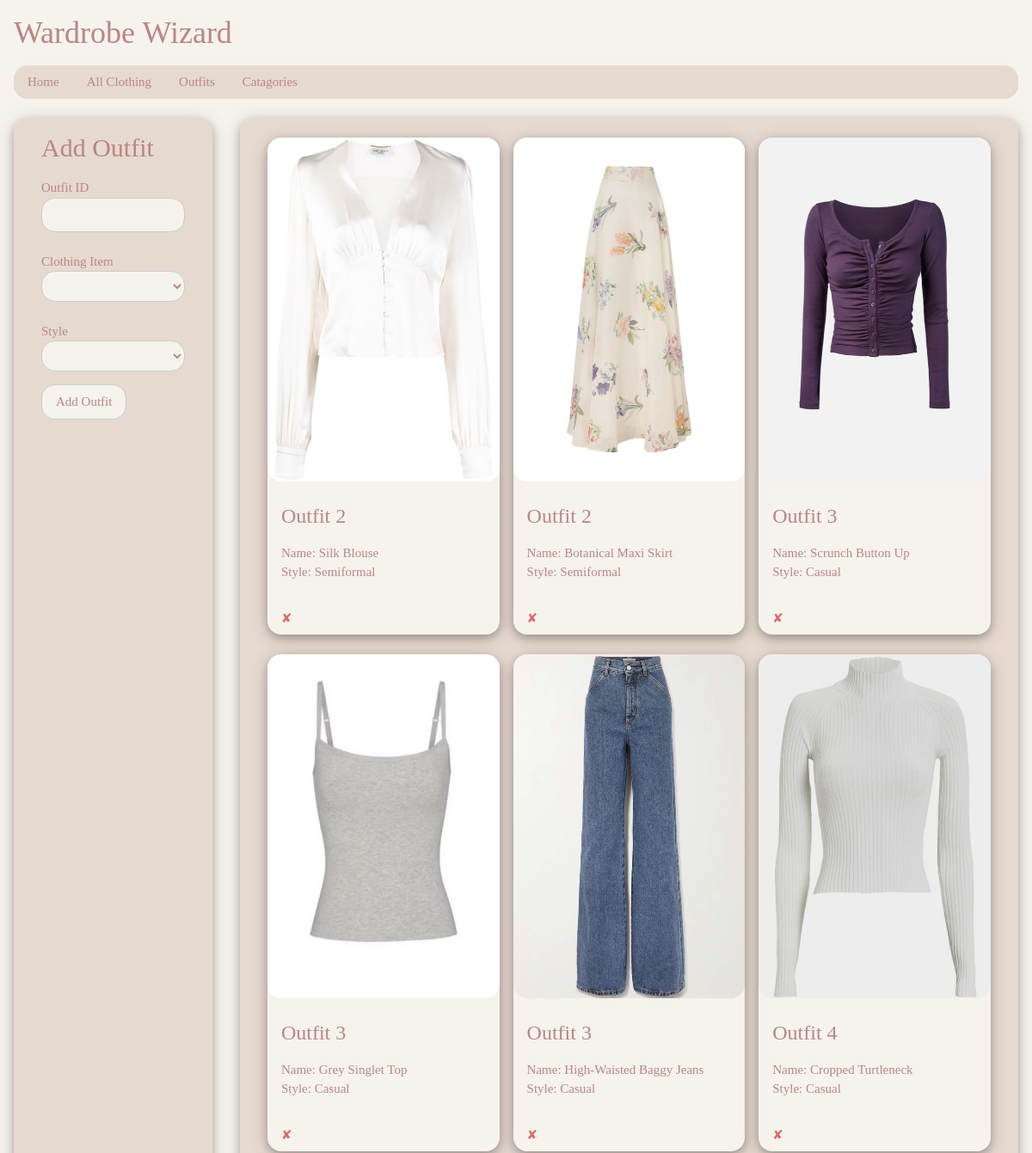
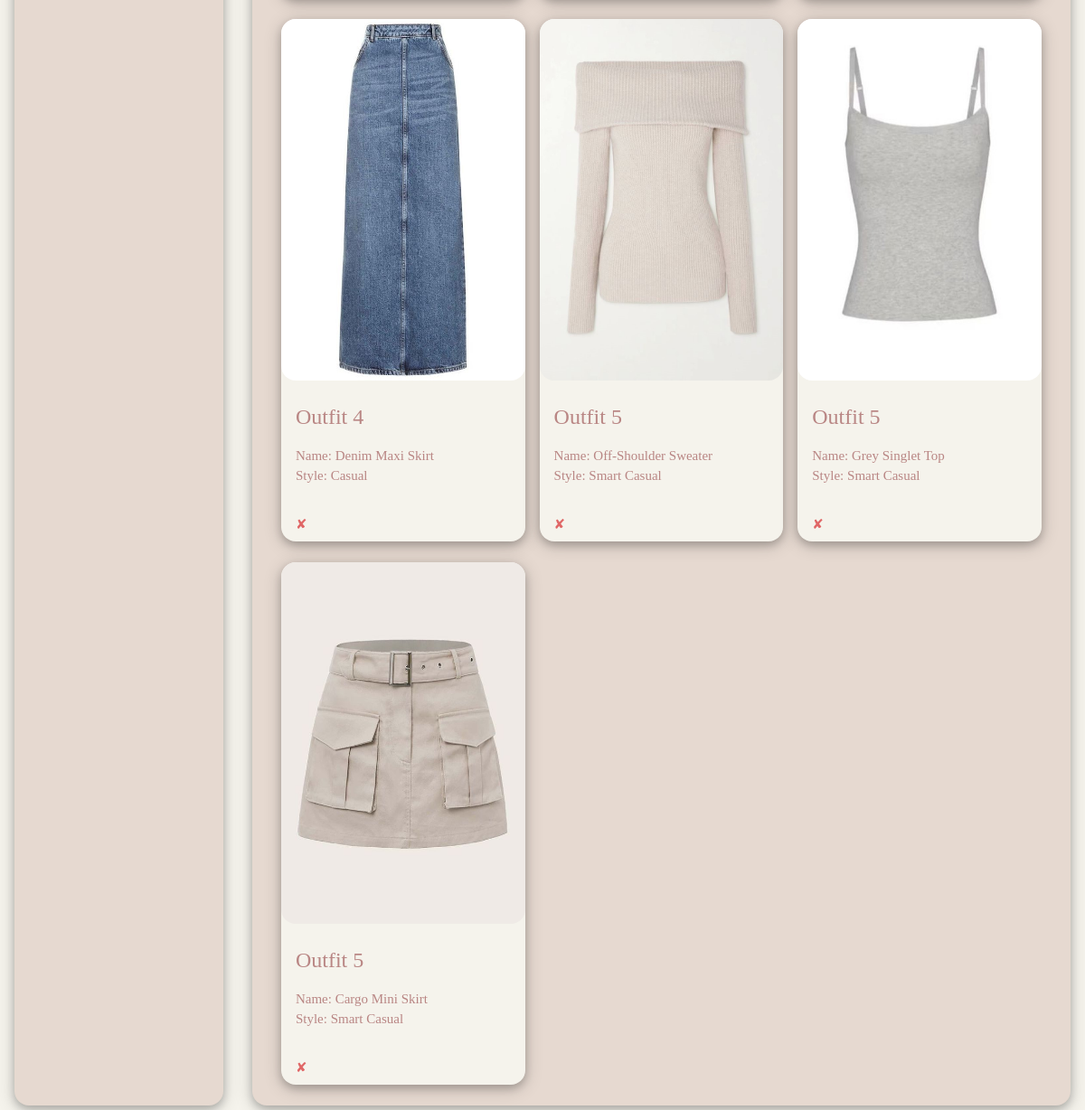
Screenshot of /outfits with the database file from the repository (2 pictures, top to bottom).
### tables this page shows
CREATE TABLE outfit (id INTEGER PRIMARY KEY, outfit_id INTEGER, outfit_style INTEGER REFERENCES style (style_id), outfit_img_file INTEGER REFERENCES clothing (clothing_id));

CREATE TABLE clothing (clothing_id INTEGER PRIMARY KEY, name TEXT, brand INTEGER REFERENCES brand (brand_id), type INTEGER REFERENCES type (type_id), colour INTEGER REFERENCES colour (colour_id), img_file TEXT);

CREATE TABLE style (style_id INTEGER PRIMARY KEY, style_name TEXT);

### app.py (the view)
@app.route('/outfits')
def viewoutfits():
    db = sqlite3.connect(DB)
    cursor = db.cursor()
    sql = """SELECT outfit.id, outfit.outfit_id, clothing.name, style.style_name, clothing.img_file
FROM outfit
LEFT JOIN style ON outfit.outfit_style = style.style_id
LEFT JOIN clothing ON outfit.outfit_img_file = clothing.clothing_id;"""
    cursor.execute(sql)
    outfits_results = cursor.fetchall()
    sql1 = "SELECT clothing_id, name FROM clothing;"
    cursor.execute(sql1)
    resultsclothingo = cursor.fetchall()
    sql2 = "SELECT * FROM style;"
    cursor.execute(sql2)
    resultsstyleo = cursor.fetchall()
    sql3 = "SELECT clothing_id, img_file, name FROM clothing;"
    cursor.execute(sql3)
    resultsimg_fileo = cursor.fetchall()
    db.close()
    return render_template("outfits.html", outfits_results = outfits_results, resultsstyleo=resultsstyleo, resultsclothingo=resultsclothingo, resultsimg_fileo=resultsimg_fileo)

### templates/outfits.html (shortened to what this page needs)
{% extends "base.html" %}
{% block body %}
<br>
<div class="w3-cell-row">
  <br>
  <div class="w3-container w3-round-xlarge colour5 w3-cell w3-card-4" style="width:20%">
    <form class="w3-container" action="{{ url_for('addoutfit') }}" method="POST">
      <h2>Add Outfit</h2>
      <label> Outfit ID</label>
      <input name="outfit_id" type="number" maxlength="25" placeholder=" " class="w3-input w3-border" required><br>
      <label> Clothing Item </label>
      <select name="outfit_img_file" type="number" class="w3-input w3-border" required>
        <option value=""> </option>
        {% for item in resultsimg_fileo %}
        <option value={{item[0]}}>{{item[2]}}</option>
        {% endfor %}
      </select><br>
      <label>Style </label>
      <select name="outfit_style" type="number" class="w3-input w3-border" required>
        <option value=""> </option>
        {% for items in resultsstyleo %}
        <option value={{items[0]}}>{{items[1]}}</option>
        {% endfor %}
      </select>
      <p><input button type="submit" value="Add Outfit" class="w3-ckp-button w3-round-xlarge colour4 w3-border"></p>
    </form>
  </div>
  <div class="w3-container w3-round-xlarge colour5 w3-cell w3-card-4" style="width:80%">
    <br>
    <div class="w3-row-padding">
      {% for item in outfits_results %}
      <div class="w3-third">
        <div class="w3-card-4 colour4 w3-round-xlarge">
          <img src="/static/images/{{ item[4] }}" alt=lol class="w3-round-xlarge responsive" onError="this.onerror=null;this.src='/static/images/noimage_lol.jpg';">
          <div class="padding">
          <h3>Outfit {{ item[1] }}</h3>
          <p>Name: {{ item[2] }}<br>Style: {{ item[3] }}</p>
        </div>
          <form method="POST" action="{{ url_for('deleteoutfit', ID=item[0]) }}">
            <input type="submit" title="Delete" class="input w3-padding delete-button w3-right-align" value="&#10008;" onclick="return confirm('Are you sure you want to delete this Item?')">
          </form>
        </div>
        <br>
      </div>
      {% endfor %}
    </div>
  </div>
</div>
<br>
{% endblock %}

### static/w3.css (style rules this page uses)
html { box-sizing:border-box }
*,*:before,*:after { box-sizing:inherit }
html { -ms-text-size-adjust:100%;-webkit-text-size-adjust:100% }
body { margin:0 }
img { border-style:none }
button,input,select,textarea,optgroup { font:inherit;margin:0 }
button,input { overflow:visible }
button,select { text-transform:none }
button,[type=button],[type=reset],[type=submit] { -webkit-appearance:button }
img { vertical-align:middle }
.w3-input { padding:8px;display:block;border:none;border-bottom:1px solid #ccc;width:100% }
.w3-container:after,.w3-container:before,.w3-panel:after,.w3-panel:before,.w3-row:after,.w3-row:before,.w3-row-padding:after,.w3-row-padding:before, .w3-cell-row:before,.w3-cell-row:after,.w3-clear:after,.w3-clear:before,.w3-bar:before,.w3-bar:after { content:"";display:table;clear:both }
.w3-col,.w3-half,.w3-third,.w3-twothird,.w3-threequarter,.w3-quarter { float:left;width:100% }
@media (min-width:601px) { .w3-col.m4,.w3-third { width:33.33333% } }
.w3-cell-row { display:table;width:100% }
.w3-cell { display:table-cell }
.w3-round-xlarge { border-radius:16px }
.w3-row-padding,.w3-row-padding>.w3-half,.w3-row-padding>.w3-third,.w3-row-padding>.w3-twothird,.w3-row-padding>.w3-threequarter,.w3-row-padding>.w3-quarter,.w3-row-padding>.w3-col { padding:0 8px }
.w3-container,.w3-panel { padding:0.01em 16px }
.w3-card-4,.w3-hover-shadow:hover { box-shadow:0 4px 10px 0 rgba(0,0,0,0.2),0 4px 20px 0 rgba(0,0,0,0.19) }
.w3-right-align { text-align:right!important }
.w3-border { border:1px solid #ccc!important }
.w3-padding { padding:8px 16px!important }

### static/charlottestyles.css (style rules this page uses)
html { font-family: Georgia, serif; font-size: 15px; line-height: 1.5; font-weight: normal; background-color: #F5F3EC; }
h1, h2, h3, h4, h5, h6 { font-family: Georgia, serif; font-weight: 400; line-height: 1; margin: 20px 0; }
h2 { font-size: 30px }
h3 { font-size: 24px }
.responsive { width: 100%; height: 355; max-height: 418px; min-height: 400px; }
.delete-button { background-color:#ffffff00; color: #e06666; display:inside; cursor: pointer; text-decoration:none; border:none; }
.padding { padding: 8px 16px; }
.w3-round-xlarge { border-radius:16px }
.w3-ckp-btn,.w3-ckp-button { -webkit-touch-callout:none; -webkit-user-select:none; -khtml-user-select:none; -moz-user-select:none; -ms-user-select:none; user-select:none; border-radius:16px }
.w3-ckp-btn,.w3-ckp-button { border:none; display:inline-block; padding:8px 16px; vertical-align:middle; overflow:hidden; text-decoration:none; text-align:center; cursor:pointer; white-space:nowrap; border-radius:16px }
.w3-input { color:#B98684!important; background-color:#F5F3EC!important; padding:8px; display:block; border:none; border-bottom:1px solid #ccc; width:100%; border-radius:16px }
.colour4,.hover-colour4:hover { color:#B98684!important;background-color:#F5F3EC !important }
.colour5,.hover-colour5:hover { color:#B98684!important;background-color:#E6D9D0 !important }

### rows the page displays
outfit: img_file (picture), outfit "2", name "Silk Blouse", style_name "Semiformal"
outfit: img_file (picture), outfit "2", name "Botanical Maxi Skirt", style_name "Semiformal"
outfit: img_file (picture), outfit "3", name "Scrunch Button Up", style_name "Casual"
outfit: img_file (picture), outfit "3", name "Grey Singlet Top", style_name "Casual"
outfit: img_file (picture), outfit "3", name "High-Waisted Baggy Jeans", style_name "Casual"
outfit: img_file (picture), outfit "4", name "Cropped Turtleneck", style_name "Casual"
outfit: img_file (picture), outfit "4", name "Denim Maxi Skirt", style_name "Casual"
outfit: img_file (picture), outfit "5", name "Off-Shoulder Sweater", style_name "Smart Casual"
outfit: img_file (picture), outfit "5", name "Grey Singlet Top", style_name "Smart Casual"
outfit: img_file (picture), outfit "5", name "Cargo Mini Skirt", style_name "Smart Casual"
